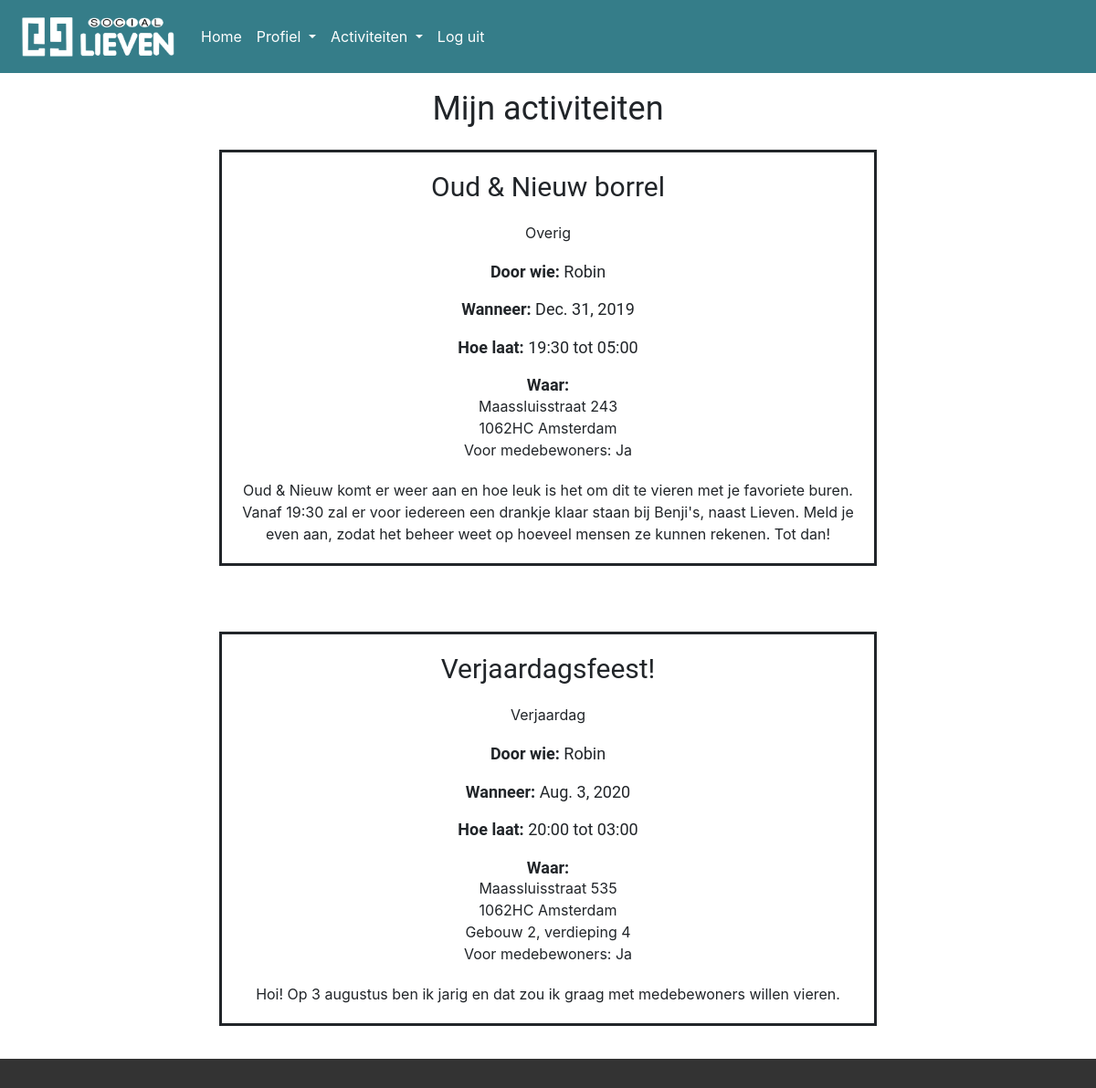
/mijn_activiteiten (signed in), run on the app's committed database.
### socialieven/models.py (models this page shows, shortened)
class Activiteit(models.Model):
    name = models.CharField(max_length=128, null=True)
    gebruiker = models.ForeignKey(CustomUser, on_delete=models.CASCADE)
    datum = models.DateField(null=True)
    starttijd = models.CharField(max_length=5, null=True)
    eindtijd = models.CharField(max_length=5, null=True)
    straat = models.CharField(max_length=64, null=True)
    huisnummer = models.IntegerField(null=True)
    postcode = models.CharField(max_length=6, null=True)
    plaats = models.CharField(max_length=64, null=True)
    gebouw = models.IntegerField(blank=True, null=True)
    verdieping = models.IntegerField(blank=True, null=True)
    categorie = models.CharField(max_length=64, null=True)
    uitgenodigd = models.BooleanField(null=True)
    beschrijving = models.CharField(max_length=2048, null=True)
    class Meta:
        ordering = ['datum', 'starttijd']

### users/models.py (models this page shows, shortened)
class CustomUser(AbstractUser):
    geboortedatum = models.CharField(max_length=10, null=True)
    straat = models.CharField(max_length=64, null=True)
    huisnummer = models.IntegerField(null=True)
    postcode = models.CharField(max_length=6, null=True)
    woonplaats = models.CharField(max_length=64, null=True)
    gebouw = models.IntegerField(null=True)
    verdieping = models.IntegerField(null=True)

### socialieven/views.py (the view)
# urls.py: path('mijn_activiteiten', views.mijn_activiteiten, name='mijn activiteiten'),
def mijn_activiteiten(request):
    if not request.user.is_authenticated:
        context = {
            "message": "Helaas! Je moet ingelogd zijn om deze pagina te bezoeken.",
            "loggedin": False
        }
        return render(request, "users/index.html", context)
    context = {
        "loggedin": True,
        "activiteiten": Activiteit.objects.filter(gebruiker=request.user)
    }
    return render(request, "users/mijn_activiteiten.html", context)

### socialieven/templates/users/mijn_activiteiten.html (shortened to what this page needs)
{% extends "users/base.html" %}
{% block body %}
<h2 style="text-align:center">Mijn activiteiten</h2>
{% for activiteit in activiteiten %}
<div class="container">
    <div><h3>{{ activiteit.name }}</h3></div>
    <div><p>{{ activiteit.categorie }}</p></div>
    <div><h6><b>Door wie: </b>{{ activiteit.gebruiker.first_name }}</h6></div>
    <div><h6><b>Wanneer: </b>{{ activiteit.datum }}</h6></div>
    <div><h6><b>Hoe laat: </b>{{ activiteit.starttijd }} tot {{ activiteit.eindtijd }}</h6></div>
    <div><h6 style="margin-bottom: 0"><b>Waar:</b></h6></div>
    <div>{{ activiteit.straat }} {{ activiteit.huisnummer }}</div>
    <div>{{ activiteit.postcode }} {{ activiteit.plaats }}</div>
    {% if activiteit.gebouw %}
    <div>Gebouw {{ activiteit.gebouw }},
        {% if activiteit.verdieping %}
        verdieping {{ activiteit.verdieping }}
        {% endif %}
    </div>
    {% endif %}
    <div>Voor medebewoners:
        {% if activiteit.uitgenodigd == True %}
        Ja
        {% endif %}
        </div>
    <div><p>{{ activiteit.beschrijving }}</p></div>
</div>
<br>
{% endfor %}
{% endblock %}

### socialieven/static/stylesheet.css (style rules this page uses)
body { background-image: url(../../../static/background.jpg); -webkit-background-size: cover; background-size: cover; background-repeat: no-repeat; background-attachment: fixed; background-position: center top; height: 100vh; }
@media only screen and (min-width: 450px) { div.container { width: 60vw; } }
div.container { border-style: solid !important; margin-top: 2vw; margin-bottom: 2vw; text-align: center !important; background-color: rgba(255, 255, 255, 0.7); }

### data on the page
Activiteit: name "Oud & Nieuw borrel", categorie "Overig", gebruiker.first_name "Robin", datum "Dec. 31, 2019", starttijd "19:30", eindtijd "05:00", straat "Maassluisstraat", huisnummer "243", postcode "1062HC", plaats "Amsterdam", uitgenodigd "Ja", beschrijving "Oud & Nieuw komt er weer aan en hoe leuk is het om dit te vieren met je favoriete buren. Vanaf 19:30 zal er voor iedereen een drankje klaar staan bij Benji's, naast Lieven. Meld je even aan, zodat het beheer weet op hoeveel mensen ze kunnen rekenen. Tot dan!"
Activiteit: name "Verjaardagsfeest!", categorie "Verjaardag", gebruiker.first_name "Robin", datum "Aug. 3, 2020", starttijd "20:00", eindtijd "03:00", straat "Maassluisstraat", huisnummer "535", postcode "1062HC", plaats "Amsterdam", gebouw "2", verdieping "4", uitgenodigd "Ja", beschrijving "Hoi! Op 3 augustus ben ik jarig en dat zou ik graag met medebewoners willen vieren."
